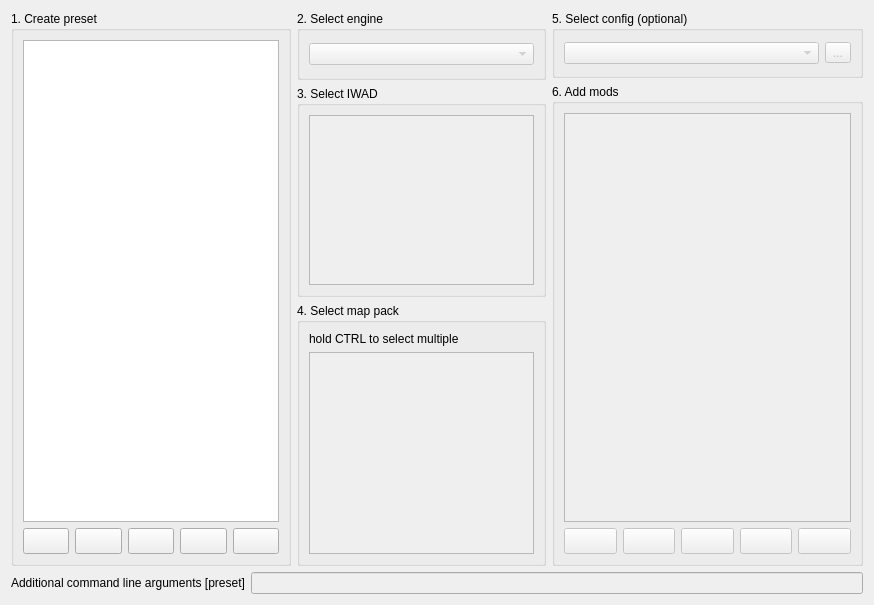
      <widget class="QWidget" name="filesTab">
       <attribute name="title">
        <string>Files</string>
       </attribute>
       <layout class="QVBoxLayout" name="verticalLayout_12">
        <item>
         <layout class="QHBoxLayout" name="horizontalLayout_14" stretch="90,80,100">
          <item>
           <layout class="QVBoxLayout" name="verticalLayout">
            <item>
             <widget class="QGroupBox" name="presetGroupBox">
              <property name="title">
               <string>1. Create preset</string>
              </property>
              <layout class="QVBoxLayout" name="verticalLayout_4">
               <item>
                <widget class="EditableListView" name="presetListView">
                 <property name="editTriggers">
                  <set>QAbstractItemView::NoEditTriggers</set>
                 </property>
                </widget>
               </item>
               <item>
                <layout class="QHBoxLayout" name="horizontalLayout_3">
                 <item>
                  <widget class="QToolButton" name="presetBtnAdd">
                   <property name="sizePolicy">
                    <sizepolicy hsizetype="Preferred" vsizetype="Fixed">
                     <horstretch>0</horstretch>
                     <verstretch>0</verstretch>
                    </sizepolicy>
                   </property>
                   <property name="minimumSize">
                    <size>
                     <width>0</width>
                     <height>26</height>
                    </size>
                   </property>
                   <property name="toolTip">
                    <string>&lt;html&gt;&lt;head/&gt;&lt;body&gt;&lt;p&gt;&lt;span style=&quot; font-size:9pt;&quot;&gt;Create a new preset&lt;/span&gt;&lt;/p&gt;&lt;/body&gt;&lt;/html&gt;</string>
                   </property>
                   <property name="icon">
                    <iconset resource="../Resources/Resources.qrc">
                     <normaloff>:/AddItem.png</normaloff>:/AddItem.png</iconset>
                   </property>
                  </widget>
                 </item>
                 <item>
                  <widget class="QToolButton" name="presetBtnDel">
                   <property name="sizePolicy">
                    <sizepolicy hsizetype="Preferred" vsizetype="Fixed">
                     <horstretch>0</horstretch>
                     <verstretch>0</verstretch>
                    </sizepolicy>
                   </property>
                   <property name="minimumSize">
                    <size>
                     <width>0</width>
                     <height>26</height>
                    </size>
                   </property>
                   <property name="toolTip">
                    <string>&lt;html&gt;&lt;head/&gt;&lt;body&gt;&lt;p&gt;&lt;span style=&quot; font-size:9pt;&quot;&gt;Delete the selected preset&lt;/span&gt;&lt;/p&gt;&lt;/body&gt;&lt;/html&gt;</string>
                   </property>
                   <property name="icon">
                    <iconset resource="../Resources/Resources.qrc">
                     <normaloff>:/DeleteItem.png</normaloff>:/DeleteItem.png</iconset>
                   </property>
                  </widget>
                 </item>
                 <item>
                  <widget class="QToolButton" name="presetBtnClone">
                   <property name="sizePolicy">
                    <sizepolicy hsizetype="Preferred" vsizetype="Fixed">
                     <horstretch>0</horstretch>
                     <verstretch>0</verstretch>
                    </sizepolicy>
                   </property>
                   <property name="minimumSize">
                    <size>
                     <width>0</width>
                     <height>26</height>
                    </size>
                   </property>
                   <property name="toolTip">
                    <string>&lt;html&gt;&lt;head/&gt;&lt;body&gt;&lt;p&gt;&lt;span style=&quot; font-size:9pt;&quot;&gt;Clone the selected preset&lt;/span&gt;&lt;/p&gt;&lt;/body&gt;&lt;/html&gt;</string>
                   </property>
                   <property name="icon">
                    <iconset resource="../Resources/Resources.qrc">
                     <normaloff>:/CopyFile.png</normaloff>:/CopyFile.png</iconset>
                   </property>
                  </widget>
                 </item>
                 <item>
                  <widget class="QToolButton" name="presetBtnUp">
                   <property name="sizePolicy">
                    <sizepolicy hsizetype="Preferred" vsizetype="Fixed">
                     <horstretch>0</horstretch>
                     <verstretch>0</verstretch>
                    </sizepolicy>
                   </property>
                   <property name="minimumSize">
                    <size>
                     <width>0</width>
                     <height>26</height>
                    </size>
                   </property>
                   <property name="toolTip">
                    <string>&lt;html&gt;&lt;head/&gt;&lt;body&gt;&lt;p&gt;&lt;span style=&quot; font-size:9pt;&quot;&gt;Move the selected preset up&lt;/span&gt;&lt;/p&gt;&lt;/body&gt;&lt;/html&gt;</string>
                   </property>
                   <property name="icon">
                    <iconset resource="../Resources/Resources.qrc">
                     <normaloff>:/MoveUp.png</normaloff>:/MoveUp.png</iconset>
                   </property>
                  </widget>
                 </item>
                 <item>
                  <widget class="QToolButton" name="presetBtnDown">
                   <property name="sizePolicy">
                    <sizepolicy hsizetype="Preferred" vsizetype="Fixed">
                     <horstretch>0</horstretch>
                     <verstretch>0</verstretch>
                    </sizepolicy>
                   </property>
                   <property name="minimumSize">
                    <size>
                     <width>0</width>
                     <height>26</height>
                    </size>
                   </property>
                   <property name="toolTip">
                    <string>&lt;html&gt;&lt;head/&gt;&lt;body&gt;&lt;p&gt;&lt;span style=&quot; font-size:9pt;&quot;&gt;Move the selected preset down&lt;/span&gt;&lt;/p&gt;&lt;/body&gt;&lt;/html&gt;</string>
                   </property>
                   <property name="icon">
                    <iconset resource="../Resources/Resources.qrc">
                     <normaloff>:/MoveDown.png</normaloff>:/MoveDown.png</iconset>
                   </property>
                  </widget>
                 </item>
                </layout>
               </item>
              </layout>
             </widget>
            </item>
           </layout>
          </item>
          <item>
           <layout class="QVBoxLayout" name="verticalLayout_2" stretch="0,8,10">
            <item>
             <widget class="QGroupBox" name="engineGrpBox">
              <property name="title">
               <string>2. Select engine</string>
              </property>
              <layout class="QHBoxLayout" name="horizontalLayout_2">
               <property name="topMargin">
                <number>12</number>
               </property>
               <property name="bottomMargin">
                <number>12</number>
               </property>
               <item>
                <widget class="QComboBox" name="engineCmbBox">
                 <property name="enabled">
                  <bool>false</bool>
                 </property>
                </widget>
               </item>
              </layout>
             </widget>
            </item>
            <item>
             <widget class="QGroupBox" name="iwadGrpBox">
              <property name="sizePolicy">
               <sizepolicy hsizetype="Preferred" vsizetype="Maximum">
                <horstretch>0</horstretch>
                <verstretch>0</verstretch>
               </sizepolicy>
              </property>
              <property name="toolTip">
               <string>&lt;html&gt;&lt;head/&gt;&lt;body&gt;&lt;p&gt;IWAD can be de-selected by holding CTRL and left-clicking.&lt;/p&gt;&lt;/body&gt;&lt;/html&gt;</string>
              </property>
              <property name="title">
               <string>3. Select IWAD</string>
              </property>
              <layout class="QVBoxLayout" name="verticalLayout_5">
               <item>
                <widget class="QListView" name="iwadListView">
                 <property name="enabled">
                  <bool>false</bool>
                 </property>
                 <property name="sizePolicy">
                  <sizepolicy hsizetype="Expanding" vsizetype="Preferred">
                   <horstretch>0</horstretch>
                   <verstretch>0</verstretch>
                  </sizepolicy>
                 </property>
                 <property name="maximumSize">
                  <size>
                   <width>16777215</width>
                   <height>180</height>
                  </size>
                 </property>
                 <property name="editTriggers">
                  <set>QAbstractItemView::NoEditTriggers</set>
                 </property>
                </widget>
               </item>
              </layout>
             </widget>
            </item>
            <item>
             <widget class="QGroupBox" name="mapGrpBox">
              <property name="enabled">
               <bool>true</bool>
              </property>
              <property name="toolTip">
               <string>&lt;html&gt;&lt;head/&gt;&lt;body&gt;&lt;p&gt;Map pack can be de-selected by holding CTRL and left-clicking.&lt;/p&gt;&lt;/body&gt;&lt;/html&gt;</string>
              </property>
              <property name="title">
               <string>4. Select map pack</string>
              </property>
              <layout class="QVBoxLayout" name="verticalLayout_7">
               <item>
                <widget class="QLabel" name="label">
                 <property name="text">
                  <string>hold CTRL to select multiple</string>
                 </property>
                </widget>
               </item>
               <item>
                <widget class="ExtendedTreeView" name="mapDirView">
                 <property name="enabled">
                  <bool>false</bool>
                 </property>
                 <property name="editTriggers">
                  <set>QAbstractItemView::NoEditTriggers</set>
                 </property>
                </widget>
               </item>
              </layout>
             </widget>
            </item>
           </layout>
          </item>
          <item>
           <layout class="QVBoxLayout" name="verticalLayout_3">
            <item>
             <widget class="QGroupBox" name="configGrpBox">
              <property name="title">
               <string>5. Select config (optional)</string>
              </property>
              <layout class="QHBoxLayout" name="horizontalLayout_28">
               <property name="topMargin">
                <number>11</number>
               </property>
               <property name="bottomMargin">
                <number>11</number>
               </property>
               <item>
                <widget class="QComboBox" name="configCmbBox">
                 <property name="enabled">
                  <bool>false</bool>
                 </property>
                </widget>
               </item>
               <item>
                <widget class="QToolButton" name="configCloneBtn">
                 <property name="enabled">
                  <bool>false</bool>
                 </property>
                 <property name="minimumSize">
                  <size>
                   <width>26</width>
                   <height>0</height>
                  </size>
                 </property>
                 <property name="toolTip">
                  <string>&lt;html&gt;&lt;head/&gt;&lt;body&gt;&lt;p&gt;&lt;span style=&quot; font-size:9pt;&quot;&gt;Create a copy of the selected config with a new name&lt;/span&gt;&lt;/p&gt;&lt;/body&gt;&lt;/html&gt;</string>
                 </property>
                 <property name="text">
                  <string>...</string>
                 </property>
                 <property name="icon">
                  <iconset resource="../Resources/Resources.qrc">
                   <normaloff>:/CopyFile.png</normaloff>:/CopyFile.png</iconset>
                 </property>
                </widget>
               </item>
              </layout>
             </widget>
            </item>
            <item>
             <widget class="QGroupBox" name="modGrpBox">
              <property name="title">
               <string>6. Add mods</string>
              </property>
              <layout class="QVBoxLayout" name="verticalLayout_6">
               <item>
                <widget class="EditableListView" name="modListView">
                 <property name="enabled">
                  <bool>false</bool>
                 </property>
                 <property name="editTriggers">
                  <set>QAbstractItemView::NoEditTriggers</set>
                 </property>
                </widget>
               </item>
               <item>
                <layout class="QHBoxLayout" name="horizontalLayout_4">
                 <item>
                  <widget class="QToolButton" name="modBtnAdd">
                   <property name="enabled">
                    <bool>false</bool>
                   </property>
                   <property name="sizePolicy">
                    <sizepolicy hsizetype="Preferred" vsizetype="Fixed">
                     <horstretch>0</horstretch>
                     <verstretch>0</verstretch>
                    </sizepolicy>
                   </property>
                   <property name="minimumSize">
                    <size>
                     <width>0</width>
                     <height>26</height>
                    </size>
                   </property>
                   <property name="toolTip">
                    <string>&lt;html&gt;&lt;head/&gt;&lt;body&gt;&lt;p&gt;&lt;span style=&quot; font-size:9pt;&quot;&gt;Add a mod file&lt;/span&gt;&lt;/p&gt;&lt;/body&gt;&lt;/html&gt;</string>
                   </property>
                   <property name="icon">
                    <iconset resource="../Resources/Resources.qrc">
                     <normaloff>:/AddFile.png</normaloff>:/AddFile.png</iconset>
                   </property>
                  </widget>
                 </item>
                 <item>
                  <widget class="QToolButton" name="modBtnAddDir">
                   <property name="enabled">
                    <bool>false</bool>
                   </property>
                   <property name="sizePolicy">
                    <sizepolicy hsizetype="Preferred" vsizetype="Fixed">
                     <horstretch>0</horstretch>
                     <verstretch>0</verstretch>
                    </sizepolicy>
                   </property>
                   <property name="minimumSize">
                    <size>
                     <width>0</width>
                     <height>26</height>
                    </size>
                   </property>
                   <property name="toolTip">
                    <string>&lt;html&gt;&lt;head/&gt;&lt;body&gt;&lt;p&gt;Add a directory with an extracted mod&lt;/p&gt;&lt;/body&gt;&lt;/html&gt;</string>
                   </property>
                   <property name="icon">
                    <iconset resource="../Resources/Resources.qrc">
                     <normaloff>:/AddDir.png</normaloff>:/AddDir.png</iconset>
                   </property>
                  </widget>
                 </item>
                 <item>
                  <widget class="QToolButton" name="modBtnDel">
                   <property name="enabled">
                    <bool>false</bool>
                   </property>
                   <property name="sizePolicy">
                    <sizepolicy hsizetype="Preferred" vsizetype="Fixed">
                     <horstretch>0</horstretch>
                     <verstretch>0</verstretch>
                    </sizepolicy>
                   </property>
                   <property name="minimumSize">
                    <size>
                     <width>0</width>
                     <height>26</height>
                    </size>
                   </property>
                   <property name="toolTip">
                    <string>&lt;html&gt;&lt;head/&gt;&lt;body&gt;&lt;p&gt;&lt;span style=&quot; font-size:9pt;&quot;&gt;Remove the selected mod file/directory&lt;/span&gt;&lt;/p&gt;&lt;/body&gt;&lt;/html&gt;</string>
                   </property>
                   <property name="icon">
                    <iconset resource="../Resources/Resources.qrc">
                     <normaloff>:/DeleteItem.png</normaloff>:/DeleteItem.png</iconset>
                   </property>
                  </widget>
                 </item>
                 <item>
                  <widget class="QToolButton" name="modBtnUp">
                   <property name="enabled">
                    <bool>false</bool>
                   </property>
                   <property name="sizePolicy">
                    <sizepolicy hsizetype="Preferred" vsizetype="Fixed">
                     <horstretch>0</horstretch>
                     <verstretch>0</verstretch>
                    </sizepolicy>
                   </property>
                   <property name="minimumSize">
                    <size>
                     <width>0</width>
                     <height>26</height>
                    </size>
                   </property>
                   <property name="toolTip">
                    <string>&lt;html&gt;&lt;head/&gt;&lt;body&gt;&lt;p&gt;&lt;span style=&quot; font-size:9pt;&quot;&gt;Move the selected mod up&lt;/span&gt;&lt;/p&gt;&lt;/body&gt;&lt;/html&gt;</string>
                   </property>
                   <property name="icon">
                    <iconset resource="../Resources/Resources.qrc">
                     <normaloff>:/MoveUp.png</normaloff>:/MoveUp.png</iconset>
                   </property>
                  </widget>
                 </item>
                 <item>
                  <widget class="QToolButton" name="modBtnDown">
                   <property name="enabled">
                    <bool>false</bool>
                   </property>
                   <property name="sizePolicy">
                    <sizepolicy hsizetype="Preferred" vsizetype="Fixed">
                     <horstretch>0</horstretch>
                     <verstretch>0</verstretch>
                    </sizepolicy>
                   </property>
                   <property name="minimumSize">
                    <size>
                     <width>0</width>
                     <height>26</height>
                    </size>
                   </property>
                   <property name="toolTip">
                    <string>&lt;html&gt;&lt;head/&gt;&lt;body&gt;&lt;p&gt;&lt;span style=&quot; font-size:9pt;&quot;&gt;Move the selected mod down&lt;/span&gt;&lt;/p&gt;&lt;/body&gt;&lt;/html&gt;</string>
                   </property>
                   <property name="icon">
                    <iconset resource="../Resources/Resources.qrc">
                     <normaloff>:/MoveDown.png</normaloff>:/MoveDown.png</iconset>
                   </property>
                  </widget>
                 </item>
                </layout>
               </item>
              </layout>
             </widget>
            </item>
           </layout>
          </item>
         </layout>
        </item>
        <item>
         <layout class="QHBoxLayout" name="horizontalLayout">
          <item>
           <widget class="QLabel" name="presetCmdArgsLabel">
            <property name="sizePolicy">
             <sizepolicy hsizetype="Minimum" vsizetype="Fixed">
              <horstretch>0</horstretch>
              <verstretch>0</verstretch>
             </sizepolicy>
            </property>
            <property name="minimumSize">
             <size>
              <width>171</width>
              <height>17</height>
             </size>
            </property>
            <property name="text">
             <string>Additional command line arguments [preset]</string>
            </property>
           </widget>
          </item>
          <item>
           <widget class="QLineEdit" name="presetCmdArgsLine">
            <property name="enabled">
             <bool>false</bool>
            </property>
           </widget>
          </item>
         </layout>
        </item>
       </layout>
      </widget>
